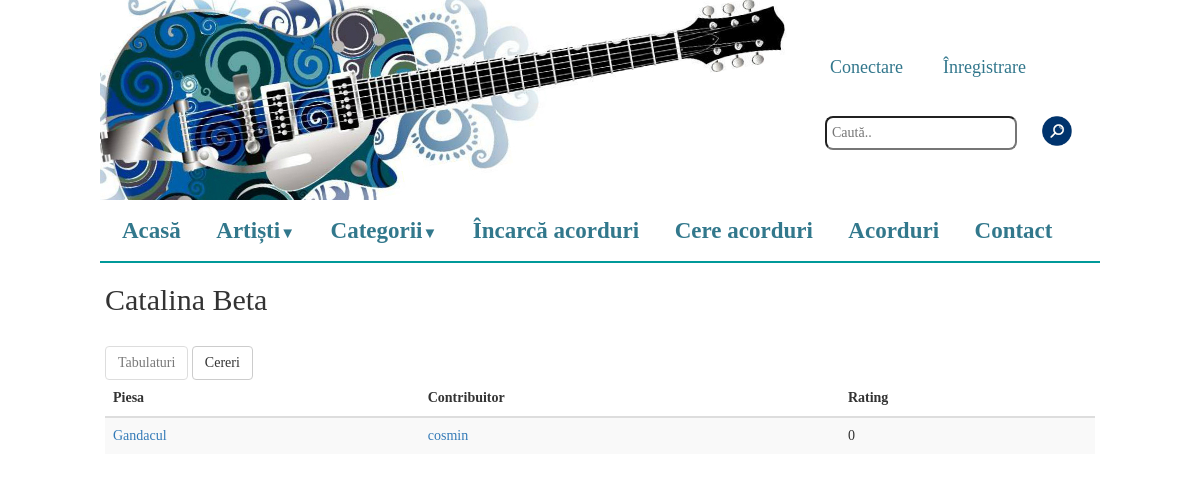
The app's page /index.php?artist=Catalina Beta, older data.
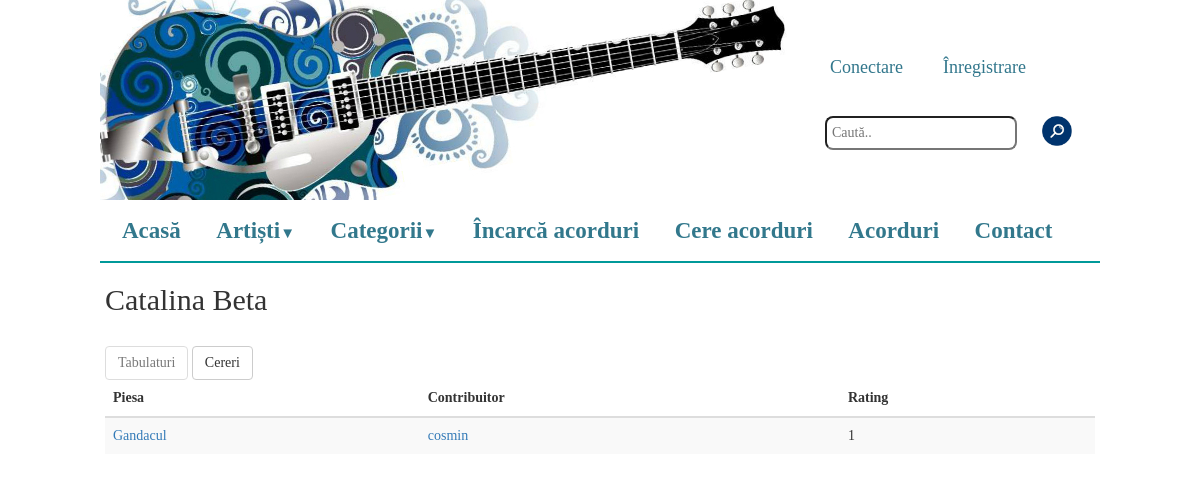
The same page, newer data.
### tables this page shows
CREATE TABLE IF NOT EXISTS `melodii` (
  `id` int(11) NOT NULL AUTO_INCREMENT,
  `artist` varchar(100) NOT NULL,
  `titlu` varchar(100) NOT NULL,
  `cale_tmp` varchar(200) DEFAULT NULL,
  `cale` varchar(200) DEFAULT NULL,
  `categorie` varchar(200) NOT NULL,
  `uploader` varchar(200) NOT NULL,
  `plus` int(11) NOT NULL,
  `minus` int(11) NOT NULL,
  `comments_path` varchar(200) NOT NULL,
  PRIMARY KEY (`id`)
);

### includes/functions.php (called while the page is built, shortened)
<?php
function get_songs_by_artist($artist) {
    $result = mysql_query("SELECT * FROM melodii WHERE artist='$artist' and cale is not NULL order by artist, titlu");
    $songs = array();
    while($p = mysql_fetch_array($result)){
        $songs[] = $p;
    }
    return $songs;
}
?>

### pages/display_tabs_by_artist.php (the view, shortened to what this page needs)
<?php
    if(isset($_GET['artist'])) {
        $artist = $_GET['artist'];
        print "<h2>".$artist."</h2><br>";
?>
<div class="switch">
    <input type="button" class="btn btn-default" value="Tabulaturi" id="display_tabs" onclick="switch_tabs_requests()" disabled="true">
    <input type="button" class="btn btn-default" value="Cereri" id="display_req" onclick="switch_tabs_requests()">
</div>
<div class="artist_tabs">
<?php
        $all_songs = get_songs_by_artist($artist);
        if (count($all_songs) == 0) {
?>
    <div id="error_tab" class='alert alert-info' style='display: block;font-size:17px;width:395px;margin-left:0px;margin-top:20px'>Ne pare rău. Nu există melodii ale acestui artist.</div>
<?php
        } else {
?>
    <table width="100%" id="tabs" class="table table-striped">
		<thead>
			<tr>
				<th>Piesa</th>
				<th>Contribuitor</th>
				<th>Rating</th>
			</tr>
		</thead>
		<tbody>
        <?php
            foreach ($all_songs as $sg){
        ?>
			<tr>
				<td><?php print "<a href=\"index.php?song=".$sg['id']."\">".$sg['titlu']."</a>";?></td>
				<td><a href="index.php?user_uploads=1&username=<?php echo $sg['uploader']; ?>"><?php print $sg['uploader'];?></a></td>
				<td><?php print $sg['plus']-$sg['minus'];?></td>
			</tr>
        <?php
            }
        ?>
		</tbody>
    </table>
<?php
    }
?>
</div>
<?php
    }
?>

Row changes from the older to the newer data that the page shows:
changed melodii "Gandacul": $sg['plus']-$sg['minus'] "0" → "1"
